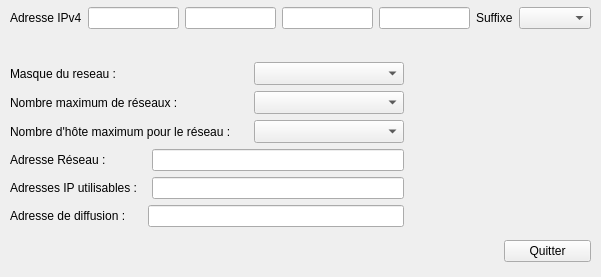
<?xml version="1.0" encoding="UTF-8"?>
<ui version="4.0">
 <class>CalculatriceIP</class>
 <widget class="QWidget" name="CalculatriceIP">
  <property name="geometry">
   <rect>
    <x>0</x>
    <y>0</y>
    <width>601</width>
    <height>277</height>
   </rect>
  </property>
  <property name="minimumSize">
   <size>
    <width>601</width>
    <height>277</height>
   </size>
  </property>
  <property name="maximumSize">
   <size>
    <width>601</width>
    <height>277</height>
   </size>
  </property>
  <property name="windowTitle">
   <string>CalculatriceIP</string>
  </property>
  <widget class="QWidget" name="">
   <property name="geometry">
    <rect>
     <x>10</x>
     <y>0</y>
     <width>581</width>
     <height>271</height>
    </rect>
   </property>
   <layout class="QGridLayout" name="gridLayout">
    <item row="1" column="0">
     <spacer name="verticalSpacer">
      <property name="orientation">
       <enum>Qt::Vertical</enum>
      </property>
      <property name="sizeType">
       <enum>QSizePolicy::Fixed</enum>
      </property>
      <property name="sizeHint" stdset="0">
       <size>
        <width>20</width>
        <height>20</height>
       </size>
      </property>
     </spacer>
    </item>
    <item row="0" column="0" colspan="3">
     <layout class="QHBoxLayout" name="horizontalLayout">
      <item>
       <widget class="QLabel" name="label">
        <property name="text">
         <string>Adresse IPv4</string>
        </property>
       </widget>
      </item>
      <item>
       <widget class="QLineEdit" name="lineEditAdresse1"/>
      </item>
      <item>
       <widget class="QLineEdit" name="lineEditAdresse2"/>
      </item>
      <item>
       <widget class="QLineEdit" name="lineEditAdresse3"/>
      </item>
      <item>
       <widget class="QLineEdit" name="lineEditAdresse4"/>
      </item>
      <item>
       <widget class="QLabel" name="label_2">
        <property name="text">
         <string>Suffixe</string>
        </property>
       </widget>
      </item>
      <item>
       <widget class="QComboBox" name="comboBoxSufixe"/>
      </item>
     </layout>
    </item>
    <item row="2" column="2">
     <spacer name="horizontalSpacer_7">
      <property name="orientation">
       <enum>Qt::Horizontal</enum>
      </property>
      <property name="sizeHint" stdset="0">
       <size>
        <width>40</width>
        <height>20</height>
       </size>
      </property>
     </spacer>
    </item>
    <item row="2" column="0">
     <layout class="QVBoxLayout" name="verticalLayout_3">
      <item>
       <layout class="QVBoxLayout" name="verticalLayout_2">
        <item>
         <layout class="QHBoxLayout" name="horizontalLayout_2">
          <item>
           <widget class="QLabel" name="label_3">
            <property name="text">
             <string>Masque du reseau :</string>
            </property>
           </widget>
          </item>
          <item>
           <spacer name="horizontalSpacer_4">
            <property name="orientation">
             <enum>Qt::Horizontal</enum>
            </property>
            <property name="sizeHint" stdset="0">
             <size>
              <width>40</width>
              <height>20</height>
             </size>
            </property>
           </spacer>
          </item>
          <item>
           <widget class="QComboBox" name="comboBoxMasque">
            <property name="minimumSize">
             <size>
              <width>150</width>
              <height>23</height>
             </size>
            </property>
            <property name="maximumSize">
             <size>
              <width>150</width>
              <height>23</height>
             </size>
            </property>
           </widget>
          </item>
         </layout>
        </item>
        <item>
         <layout class="QHBoxLayout" name="horizontalLayout_3">
          <item>
           <widget class="QLabel" name="label_4">
            <property name="enabled">
             <bool>true</bool>
            </property>
            <property name="text">
             <string>Nombre maximum de réseaux :</string>
            </property>
           </widget>
          </item>
          <item>
           <spacer name="horizontalSpacer_5">
            <property name="orientation">
             <enum>Qt::Horizontal</enum>
            </property>
            <property name="sizeHint" stdset="0">
             <size>
              <width>40</width>
              <height>20</height>
             </size>
            </property>
           </spacer>
          </item>
          <item>
           <widget class="QComboBox" name="comboBoxSousReseaux">
            <property name="minimumSize">
             <size>
              <width>150</width>
              <height>23</height>
             </size>
            </property>
            <property name="maximumSize">
             <size>
              <width>150</width>
              <height>23</height>
             </size>
            </property>
           </widget>
          </item>
         </layout>
        </item>
        <item>
         <layout class="QHBoxLayout" name="horizontalLayout_4">
          <item>
           <widget class="QLabel" name="label_5">
            <property name="text">
             <string>Nombre d'hôte maximum pour le réseau :</string>
            </property>
           </widget>
          </item>
          <item>
           <spacer name="horizontalSpacer_6">
            <property name="orientation">
             <enum>Qt::Horizontal</enum>
            </property>
            <property name="sizeHint" stdset="0">
             <size>
              <width>40</width>
              <height>20</height>
             </size>
            </property>
           </spacer>
          </item>
          <item>
           <widget class="QComboBox" name="comboBoxAdresseIP">
            <property name="minimumSize">
             <size>
              <width>150</width>
              <height>23</height>
             </size>
            </property>
            <property name="maximumSize">
             <size>
              <width>150</width>
              <height>23</height>
             </size>
            </property>
           </widget>
          </item>
         </layout>
        </item>
       </layout>
      </item>
      <item>
       <layout class="QVBoxLayout" name="verticalLayout">
        <item>
         <layout class="QHBoxLayout" name="horizontalLayout_7">
          <item>
           <widget class="QLabel" name="label_8">
            <property name="text">
             <string>Adresse Réseau :</string>
            </property>
           </widget>
          </item>
          <item>
           <spacer name="horizontalSpacer">
            <property name="orientation">
             <enum>Qt::Horizontal</enum>
            </property>
            <property name="sizeType">
             <enum>QSizePolicy::Fixed</enum>
            </property>
            <property name="sizeHint" stdset="0">
             <size>
              <width>40</width>
              <height>20</height>
             </size>
            </property>
           </spacer>
          </item>
          <item>
           <widget class="QLineEdit" name="lineEditAdresseReseau">
            <property name="readOnly">
             <bool>true</bool>
            </property>
           </widget>
          </item>
         </layout>
        </item>
        <item>
         <layout class="QHBoxLayout" name="horizontalLayout_6">
          <item>
           <widget class="QLabel" name="label_7">
            <property name="text">
             <string>Adresses IP utilisables :</string>
            </property>
           </widget>
          </item>
          <item>
           <spacer name="horizontalSpacer_2">
            <property name="orientation">
             <enum>Qt::Horizontal</enum>
            </property>
            <property name="sizeType">
             <enum>QSizePolicy::Fixed</enum>
            </property>
            <property name="sizeHint" stdset="0">
             <size>
              <width>8</width>
              <height>20</height>
             </size>
            </property>
           </spacer>
          </item>
          <item>
           <widget class="QLineEdit" name="lineEditAdresseUtilisables">
            <property name="readOnly">
             <bool>true</bool>
            </property>
           </widget>
          </item>
         </layout>
        </item>
        <item>
         <layout class="QHBoxLayout" name="horizontalLayout_5">
          <item>
           <widget class="QLabel" name="label_6">
            <property name="text">
             <string>Adresse de diffusion :</string>
            </property>
           </widget>
          </item>
          <item>
           <spacer name="horizontalSpacer_3">
            <property name="orientation">
             <enum>Qt::Horizontal</enum>
            </property>
            <property name="sizeType">
             <enum>QSizePolicy::Fixed</enum>
            </property>
            <property name="sizeHint" stdset="0">
             <size>
              <width>16</width>
              <height>20</height>
             </size>
            </property>
           </spacer>
          </item>
          <item>
           <widget class="QLineEdit" name="lineEditDiffusion">
            <property name="readOnly">
             <bool>true</bool>
            </property>
           </widget>
          </item>
         </layout>
        </item>
       </layout>
      </item>
     </layout>
    </item>
    <item row="3" column="2">
     <widget class="QPushButton" name="pushButtonQuitter">
      <property name="text">
       <string>Quitter</string>
      </property>
     </widget>
    </item>
    <item row="3" column="1">
     <spacer name="horizontalSpacer_8">
      <property name="orientation">
       <enum>Qt::Horizontal</enum>
      </property>
      <property name="sizeHint" stdset="0">
       <size>
        <width>40</width>
        <height>20</height>
       </size>
      </property>
     </spacer>
    </item>
   </layout>
  </widget>
 </widget>
 <resources/>
 <connections/>
</ui>
